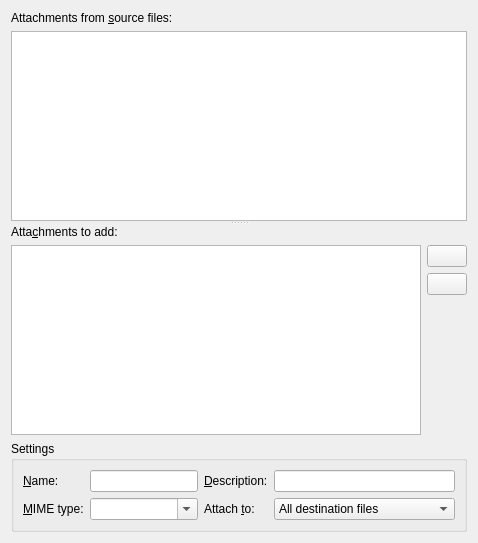
     <widget class="mtx::gui::Util::FilesDragDropWidget" name="attachmentsTab">
      <property name="acceptDrops">
       <bool>true</bool>
      </property>
      <attribute name="title">
       <string>Atta&amp;chments</string>
      </attribute>
      <layout class="QVBoxLayout" name="verticalLayout_24">
       <item>
        <widget class="QSplitter" name="mergeAttachmentsSplitter">
         <property name="orientation">
          <enum>Qt::Vertical</enum>
         </property>
         <widget class="QWidget" name="layoutWidget2">
          <layout class="QVBoxLayout" name="verticalLayout_23">
           <item>
            <widget class="QLabel" name="attachedFilesLabel">
             <property name="text">
              <string>Attachments from &amp;source files:</string>
             </property>
             <property name="buddy">
              <cstring>attachedFiles</cstring>
             </property>
            </widget>
           </item>
           <item>
            <widget class="mtx::gui::Util::BasicTreeView" name="attachedFiles">
             <property name="contextMenuPolicy">
              <enum>Qt::CustomContextMenu</enum>
             </property>
             <property name="editTriggers">
              <set>QAbstractItemView::NoEditTriggers</set>
             </property>
             <property name="showDropIndicator" stdset="0">
              <bool>false</bool>
             </property>
             <property name="selectionMode">
              <enum>QAbstractItemView::ExtendedSelection</enum>
             </property>
             <property name="rootIsDecorated">
              <bool>false</bool>
             </property>
             <property name="sortingEnabled">
              <bool>true</bool>
             </property>
             <property name="allColumnsShowFocus">
              <bool>true</bool>
             </property>
             <attribute name="headerShowSortIndicator" stdset="0">
              <bool>true</bool>
             </attribute>
             <attribute name="headerStretchLastSection">
              <bool>false</bool>
             </attribute>
            </widget>
           </item>
          </layout>
         </widget>
         <widget class="QWidget" name="layoutWidget3">
          <layout class="QVBoxLayout" name="verticalLayout_14">
           <item>
            <widget class="QLabel" name="attachmentsLabel">
             <property name="text">
              <string>Atta&amp;chments to add:</string>
             </property>
             <property name="buddy">
              <cstring>attachments</cstring>
             </property>
            </widget>
           </item>
           <item>
            <layout class="QHBoxLayout" name="horizontalLayout_5">
             <item>
              <widget class="mtx::gui::Util::BasicTreeView" name="attachments">
               <property name="contextMenuPolicy">
                <enum>Qt::CustomContextMenu</enum>
               </property>
               <property name="acceptDrops">
                <bool>true</bool>
               </property>
               <property name="editTriggers">
                <set>QAbstractItemView::NoEditTriggers</set>
               </property>
               <property name="dragEnabled">
                <bool>true</bool>
               </property>
               <property name="dragDropMode">
                <enum>QAbstractItemView::DragDrop</enum>
               </property>
               <property name="selectionMode">
                <enum>QAbstractItemView::ExtendedSelection</enum>
               </property>
               <attribute name="headerStretchLastSection">
                <bool>false</bool>
               </attribute>
              </widget>
             </item>
             <item>
              <widget class="QWidget" name="moveAttachmentsButtons" native="true">
               <layout class="QVBoxLayout" name="verticalLayout_10">
                <property name="leftMargin">
                 <number>0</number>
                </property>
                <property name="topMargin">
                 <number>0</number>
                </property>
                <property name="rightMargin">
                 <number>0</number>
                </property>
                <property name="bottomMargin">
                 <number>0</number>
                </property>
                <item>
                 <widget class="QPushButton" name="moveAttachmentsUp">
                  <property name="text">
                   <string/>
                  </property>
                  <property name="icon">
                   <iconset resource="../../qt_resources.qrc">
                    <normaloff>:/icons/16x16/arrow-up.png</normaloff>:/icons/16x16/arrow-up.png</iconset>
                  </property>
                 </widget>
                </item>
                <item>
                 <widget class="QPushButton" name="moveAttachmentsDown">
                  <property name="text">
                   <string/>
                  </property>
                  <property name="icon">
                   <iconset resource="../../qt_resources.qrc">
                    <normaloff>:/icons/16x16/arrow-down.png</normaloff>:/icons/16x16/arrow-down.png</iconset>
                  </property>
                 </widget>
                </item>
                <item>
                 <spacer name="verticalSpacer_2">
                  <property name="orientation">
                   <enum>Qt::Vertical</enum>
                  </property>
                  <property name="sizeHint" stdset="0">
                   <size>
                    <width>20</width>
                    <height>40</height>
                   </size>
                  </property>
                 </spacer>
                </item>
               </layout>
              </widget>
             </item>
            </layout>
           </item>
          </layout>
         </widget>
        </widget>
       </item>
       <item>
        <widget class="QGroupBox" name="attachmentSettingsBox">
         <property name="title">
          <string>Settings</string>
         </property>
         <layout class="QGridLayout" name="gridLayout_8">
          <item row="0" column="0">
           <widget class="QLabel" name="attachmentNameLabel">
            <property name="text">
             <string>&amp;Name:</string>
            </property>
            <property name="buddy">
             <cstring>attachmentName</cstring>
            </property>
           </widget>
          </item>
          <item row="0" column="1">
           <widget class="QLineEdit" name="attachmentName"/>
          </item>
          <item row="0" column="2">
           <widget class="QLabel" name="attachmentDescriptionLabel">
            <property name="text">
             <string>&amp;Description:</string>
            </property>
            <property name="buddy">
             <cstring>attachmentDescription</cstring>
            </property>
           </widget>
          </item>
          <item row="0" column="3">
           <widget class="QLineEdit" name="attachmentDescription"/>
          </item>
          <item row="1" column="0">
           <widget class="QLabel" name="attachmentMIMETypeLabel">
            <property name="text">
             <string>&amp;MIME type:</string>
            </property>
            <property name="buddy">
             <cstring>attachmentMIMEType</cstring>
            </property>
           </widget>
          </item>
          <item row="1" column="1">
           <widget class="QComboBox" name="attachmentMIMEType">
            <property name="editable">
             <bool>true</bool>
            </property>
           </widget>
          </item>
          <item row="1" column="2">
           <widget class="QLabel" name="attachmentStyleLabel">
            <property name="text">
             <string>Attach &amp;to:</string>
            </property>
            <property name="buddy">
             <cstring>attachmentStyle</cstring>
            </property>
           </widget>
          </item>
          <item row="1" column="3">
           <widget class="QComboBox" name="attachmentStyle">
            <item>
             <property name="text">
              <string>All destination files</string>
             </property>
            </item>
            <item>
             <property name="text">
              <string>The first destination file only</string>
             </property>
            </item>
           </widget>
          </item>
         </layout>
        </widget>
       </item>
      </layout>
     </widget>
